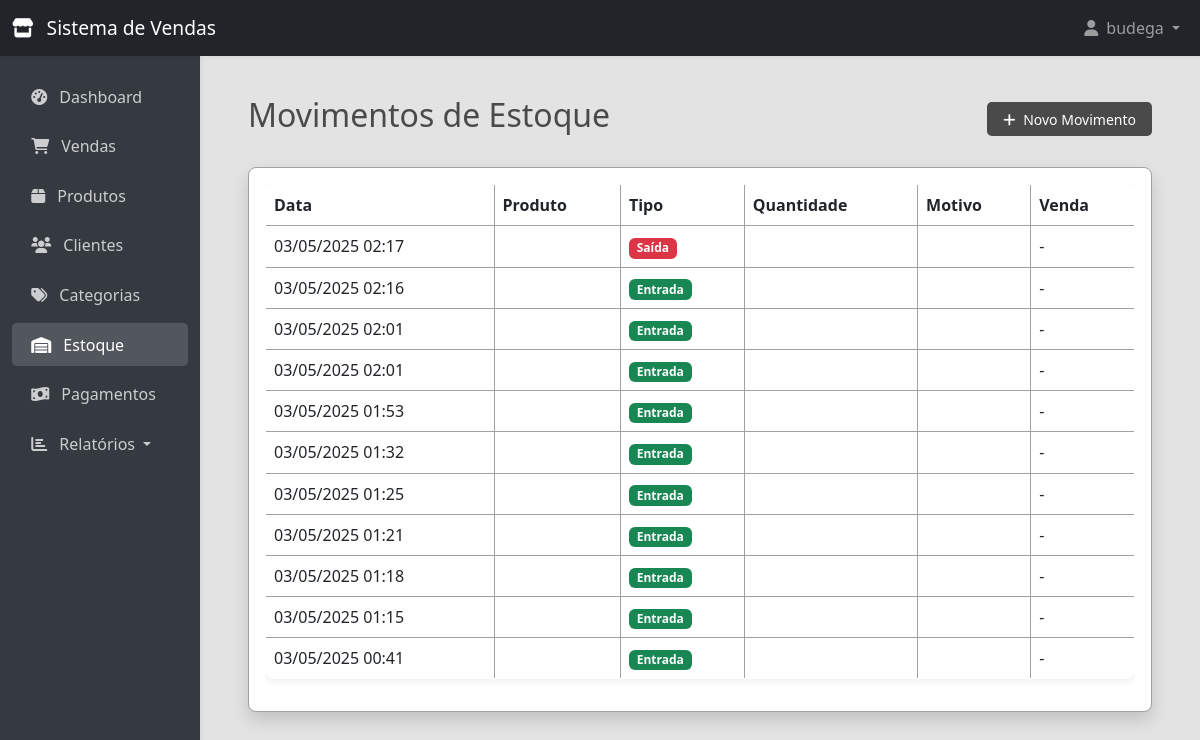
The page /stock/ (signed in) on the database its author committed.
### store/models.py (models this page shows, shortened)
class StockMovement(models.Model):
    MOVEMENT_TYPES = (
        ('entrada', 'Entrada'),
        ('saida', 'Saída'),
    )
    date = models.DateTimeField(auto_now_add=True)
    movement_type = models.CharField(max_length=10, choices=MOVEMENT_TYPES)
    notes = models.TextField(blank=True, null=True)

### store/views.py (the view)
# urls.py: path('stock/', views.stock_movement_list, name='stock_movement_list'),
@login_required
def stock_movement_list(request):
    movements = StockMovement.objects.all().order_by('-date')
    paginator = Paginator(movements, 20)
    page_number = request.GET.get('page')
    page_obj = paginator.get_page(page_number)
    return render(request, 'store/stock/list.html', {'page_obj': page_obj})

### templates/store/stock/list.html (shortened to what this page needs)
{% extends 'base.html' %}
{% block content %}
<div class="d-flex justify-content-between flex-wrap flex-md-nowrap align-items-center pt-3 pb-2 mb-3 border-bottom">
    <h1 class="h2">Movimentos de Estoque</h1>
    <div class="btn-toolbar mb-2 mb-md-0">
        <a href="{% url 'stock_movement_create' %}" class="btn btn-sm btn-primary">
            <i class="fas fa-plus me-1"></i> Novo Movimento
        </a>
    </div>
</div>
<div class="card shadow mb-4">
    <div class="card-body">
        <div class="table-responsive">
            <table class="table table-bordered table-hover">
                <thead>
                    <tr>
                        <th>Data</th>
                        <th>Produto</th>
                        <th>Tipo</th>
                        <th>Quantidade</th>
                        <th>Motivo</th>
                        <th>Venda</th>
                    </tr>
                </thead>
                <tbody>
                    {% for movement in page_obj %}
                    <tr>
                        <td>{{ movement.date|date:"d/m/Y H:i" }}</td>
                        <td>{{ movement.product.name }}</td>
                        <td>
                            {% if movement.movement_type == 'entrada' %}
                            <span class="badge bg-success">Entrada</span>
                            {% elif movement.movement_type == 'saida' %}
                            <span class="badge bg-danger">Saída</span>
                            {% else %}
                            <span class="badge bg-info">Ajuste</span>
                            {% endif %}
                        </td>
                        <td>{{ movement.quantity }}</td>
                        <td>{{ movement.reason }}</td>
                        <td>{{ movement.sale.code|default:"-" }}</td>
                    </tr>
                    {% empty %}
                    <tr>
                        <td colspan="6" class="text-center">Nenhum movimento de estoque registrado.</td>
                    </tr>
                    {% endfor %}
                </tbody>
            </table>
        </div>
    </div>
</div>
{% endblock %}

### templates/base.html (shortened to what this page needs)
<!DOCTYPE html>
<html lang="pt-br">
<head>
    <link href="https://cdn.jsdelivr.net/npm/bootstrap@5.3.0-alpha1/dist/css/bootstrap.min.css" rel="stylesheet">
    <link rel="stylesheet" href="https://cdnjs.cloudflare.com/ajax/libs/font-awesome/6.0.0/css/all.min.css">
</head>
<body>
    <nav class="navbar navbar-expand-lg navbar-dark bg-dark">
        <div class="container-fluid">
            <a class="navbar-brand" href="{% url 'dashboard' %}">
                <i class="fas fa-store me-2"></i>
                Sistema de Vendas
            </a>
            <div class="collapse navbar-collapse" id="navbarNav">
                <ul class="navbar-nav ms-auto">
                    {% if user.is_authenticated %}
                    <li class="nav-item dropdown">
                        <a class="nav-link dropdown-toggle" href="#" id="userDropdown" role="button" data-bs-toggle="dropdown">
                            <i class="fas fa-user me-1"></i> {{ user.username }}
                        </a>
                    </li>
                    {% else %}
                    <li class="nav-item">
                        <a class="nav-link" href="{% url 'login' %}">Entrar</a>
                    </li>
                    {% endif %}
                </ul>
            </div>
        </div>
    </nav>
    <div class="container-fluid">
        <div class="row">
            {% if user.is_authenticated %}
            <div class="col-md-3 col-lg-2 d-md-block sidebar" id="sidebar">
                <div class="position-sticky pt-3">
                    <ul class="nav flex-column">
                        <li class="nav-item">
                            <a class="nav-link {% if request.path == '/' %}active{% endif %}" href="{% url 'dashboard' %}">
                                <i class="fas fa-tachometer-alt me-2"></i> Dashboard
                            </a>
                        </li>
                        <li class="nav-item">
                            <a class="nav-link {% if '/sales/' in request.path %}active{% endif %}" href="{% url 'sale_list' %}">
                                <i class="fas fa-shopping-cart me-2"></i> Vendas
                            </a>
                        </li>
                        <li class="nav-item">
                            <a class="nav-link {% if '/products/' in request.path %}active{% endif %}" href="{% url 'product_list' %}">
                                <i class="fas fa-box me-2"></i> Produtos
                            </a>
                        </li>
                        <li class="nav-item">
                            <a class="nav-link {% if '/clients/' in request.path %}active{% endif %}" href="{% url 'client_list' %}">
                                <i class="fas fa-users me-2"></i> Clientes
                            </a>
                        </li>
                        <li class="nav-item">
                            <a class="nav-link {% if '/categories/' in request.path %}active{% endif %}" href="{% url 'category_list' %}">
                                <i class="fas fa-tags me-2"></i> Categorias
                            </a>
                        </li>
                        <li class="nav-item">
                            <a class="nav-link {% if '/stock/' in request.path %}active{% endif %}" href="{% url 'stock_movement_list' %}">
                                <i class="fas fa-warehouse me-2"></i> Estoque
                            </a>
                        </li>
                        <li class="nav-item">
                            <a class="nav-link {% if '/payments/' in request.path %}active{% endif %}" href="{% url 'payment_list' %}">
                                <i class="fas fa-money-bill-wave me-2"></i> Pagamentos
                            </a>
                        </li>
                        <li class="nav-item dropdown">
                            <a class="nav-link dropdown-toggle {% if '/reports/' in request.path %}active{% endif %}"
                               href="#" id="reportsDropdown" role="button" data-bs-toggle="dropdown">
                                <i class="fas fa-chart-bar me-2"></i> Relatórios
                            </a>
                        </li>
                    </ul>
                </div>
            </div>
            <main class="col-md-9 ms-sm-auto col-lg-10 px-md-4">
            {% else %}
            <main class="col-12">
            {% endif %}
                <div class="content">
                    {% block content %}{% endblock %}
                </div>
            </main>
        </div>
    </div>
</body>
</html>

### templates/base.html (style rules this page uses)
:root { --primary-color: #4a4a4a; --secondary-color: #6c757d; --success-color: #28a745; --warning-color: #ffc107; --danger-color: #dc3545; --dark-color: #343a40; --light-color: #f8f9fa; --card-bg: #ffffff; --card-shadow: 0 2px 8px rgba(0,0,0,0.08); --card-border: #a0a0a0; --input-bg: #ffffff; --input-border: #b0b0b0; --input-shadow: 0 0 0 2px rgba(108,117,125,0.1); }
body { font-family: system-ui, -apple-system, BlinkMacSystemFont, 'Segoe UI', Roboto, Oxygen, Ubuntu, Cantarell, sans-serif; background-color: #e3e3e3; color: #4a4a4a; }
.navbar { background-color: var(--dark-color); box-shadow: 0 2px 4px rgba(0,0,0,0.05); }
.navbar-brand { font-weight: 500; font-size: 1.2rem; }
.sidebar { min-height: calc(100vh - 56px); background-color: var(--dark-color); box-shadow: 2px 0 4px rgba(0,0,0,0.05); transition: transform 0.3s ease-in-out; }
.sidebar .nav-link { color: rgba(255, 255, 255, 0.75); padding: 0.6rem 1.2rem; margin: 0.2rem 0; border-radius: 0.3rem; transition: all 0.2s ease; }
.sidebar .nav-link.active { color: #fff; background-color: rgba(255, 255, 255, 0.15); }
.content { padding: 1.5rem; }
.card { border: 1px solid var(--card-border); border-radius: 0.5rem; background-color: var(--card-bg); box-shadow: var(--card-shadow); transition: box-shadow 0.2s ease; }
.table { background: var(--card-bg); border-radius: 0.5rem; overflow: hidden; box-shadow: var(--card-shadow); border: 1px solid var(--card-border); }
.table th, .table td { border-color: var(--card-border); white-space: nowrap; }
.btn-primary { background-color: var(--primary-color); border: none; padding: 0.4rem 1rem; border-radius: 0.3rem; font-weight: 500; }

### rows shown on the page
StockMovement: date "03/05/2025 02:17", movement_type "Saída", sale.code "-"
StockMovement: date "03/05/2025 02:16", movement_type "Entrada", sale.code "-"
StockMovement: date "03/05/2025 02:01", movement_type "Entrada", sale.code "-"
StockMovement: date "03/05/2025 02:01", movement_type "Entrada", sale.code "-"
StockMovement: date "03/05/2025 01:53", movement_type "Entrada", sale.code "-"
StockMovement: date "03/05/2025 01:32", movement_type "Entrada", sale.code "-"
StockMovement: date "03/05/2025 01:25", movement_type "Entrada", sale.code "-"
StockMovement: date "03/05/2025 01:21", movement_type "Entrada", sale.code "-"
StockMovement: date "03/05/2025 01:18", movement_type "Entrada", sale.code "-"
StockMovement: date "03/05/2025 01:15", movement_type "Entrada", sale.code "-"
StockMovement: date "03/05/2025 00:41", movement_type "Entrada", sale.code "-"

### other values the page prints
{{ user.username }} "budega"
